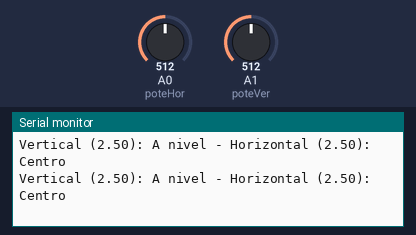
This program was run on a simulated Arduino Uno, built with avr-gcc and run on an emulated ATmega328P. Parts: the last lines printed to the serial monitor. The test bench sets the inputs (shaded band); at power-on: A0 (poteHor) = 512, A1 (poteVer) = 512.

Above: at 1.2 s.
1.3 s: A0 (poteHor) set to 601
At 1.42 s:
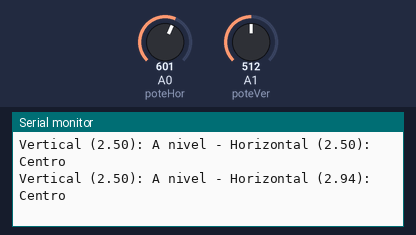
4.3 s: A0 (poteHor) set to 613
At 4.36 s:
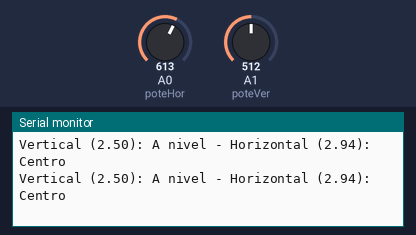
7.3 s: A1 (poteVer) set to 606
At 7.39 s:
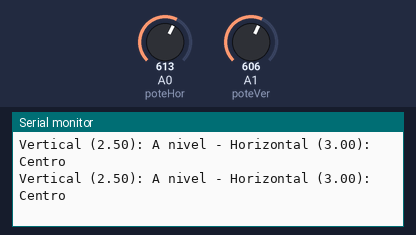
8.8 s: A1 (poteVer) set to 622
At 8.91 s:
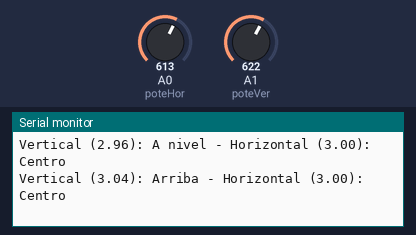
Timing chart, 0 to 11.8 s (numbered marks = the images above; inputs shaded):
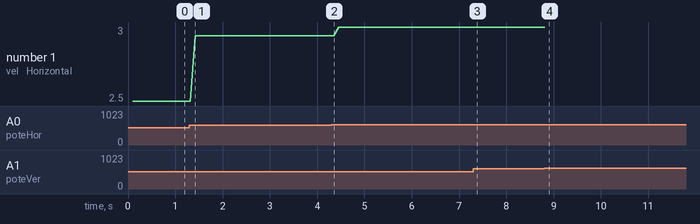

Measured:
- the behaviour switches between 613 and 614 on A1 (poteVer) (found by bisection; images 3 and 4)
- after the input at 1.3 s, the serial monitor: prints a new line after 0.12 s (image 1)
- after the input at 8.8 s, the serial monitor: prints a new line after 0.11 s (image 4)
- plotted number 1: 2.5 → 2.94 after the input at 1.3 s, 2.94 → 3 after the input at 4.3 s

The program:

main.cpp
```cpp
#include <Arduino.h>

String nivelesHor[3]= {"Izquierda", "Centro", "Derecha"};
String nivelesVer[3]= {"Abajo", "A nivel", "Arriba"};
String etiqHor, etiqVer;
int nivel[2] = {2, 3};
int poteHor = A0;
int poteVer = A1;

void setup() {
  Serial.begin(9600);
}

void loop() {
  int lectHor = analogRead(poteHor);
  int lectVer = analogRead(poteVer);
  float voltHor = lectHor*5.0/1023.0;
  float voltVer = lectVer*5.0/1023.0;

  //Niveles horizontales
  if (voltHor <= nivel[0]) {
    etiqHor = nivelesHor[0];
  }
  else if (voltHor > nivel[0] && voltHor <= nivel[1]){
    etiqHor = nivelesHor[1];
  }
  else{
    etiqHor = nivelesHor[2];
  }

  //Niveles verticales
  if (voltVer <= nivel[0]) {
    etiqVer = nivelesVer[0];
  }
  else if (voltVer > nivel[0] && voltVer <= nivel[1]){
    etiqVer = nivelesVer[1];
  }
  else{
    etiqVer = nivelesVer[2];
  }

  delay(100);
  Serial.println("Vertical (" + String(voltVer) + "): " + etiqVer
        + " - Horizontal (" + String(voltHor) + "): " + etiqHor);
}
```
